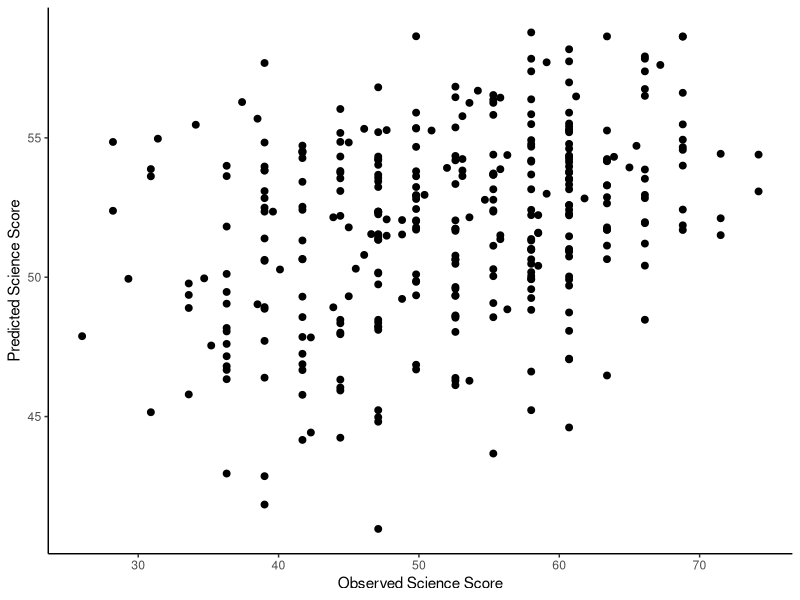
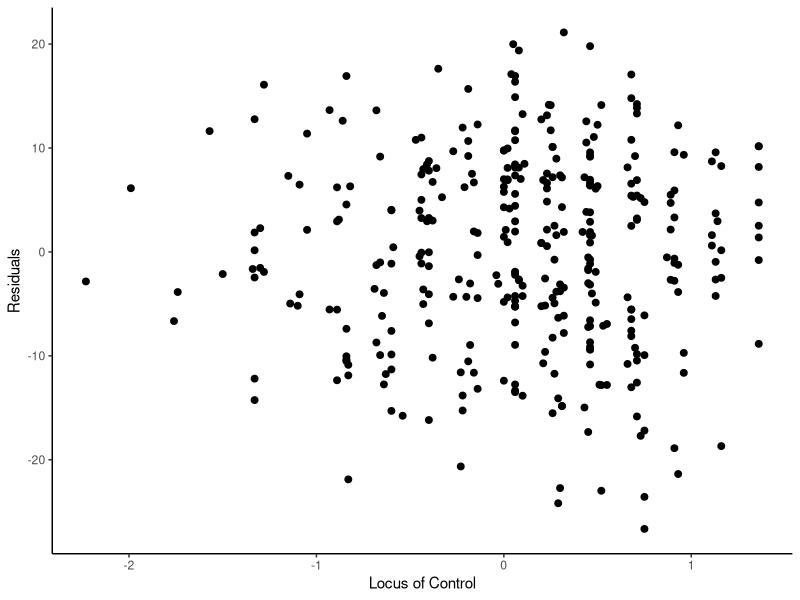
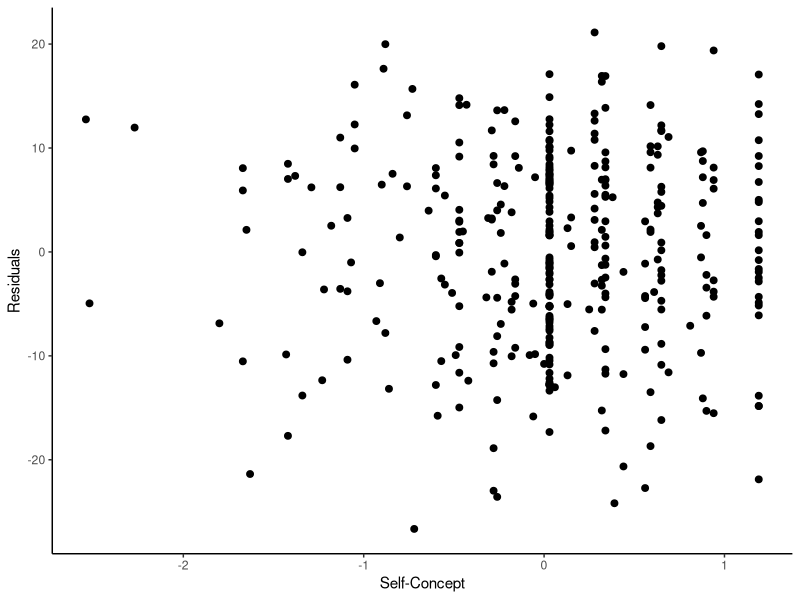
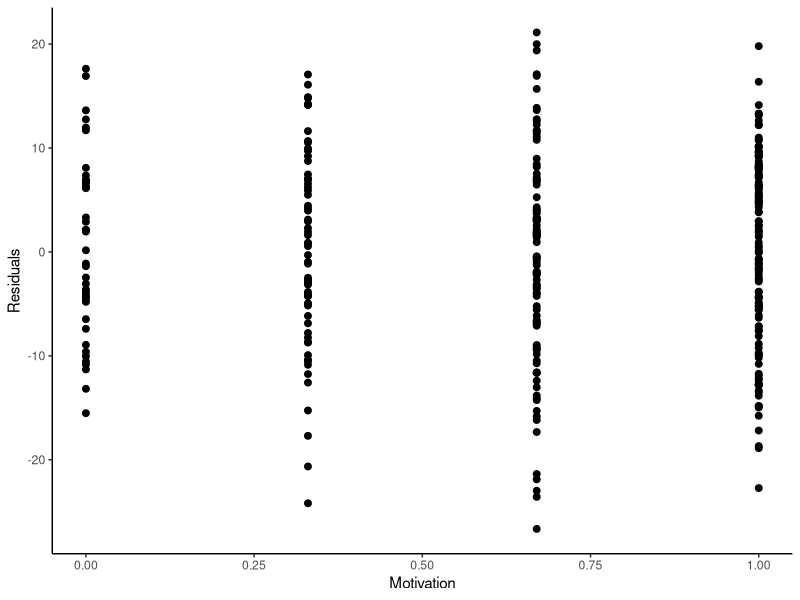
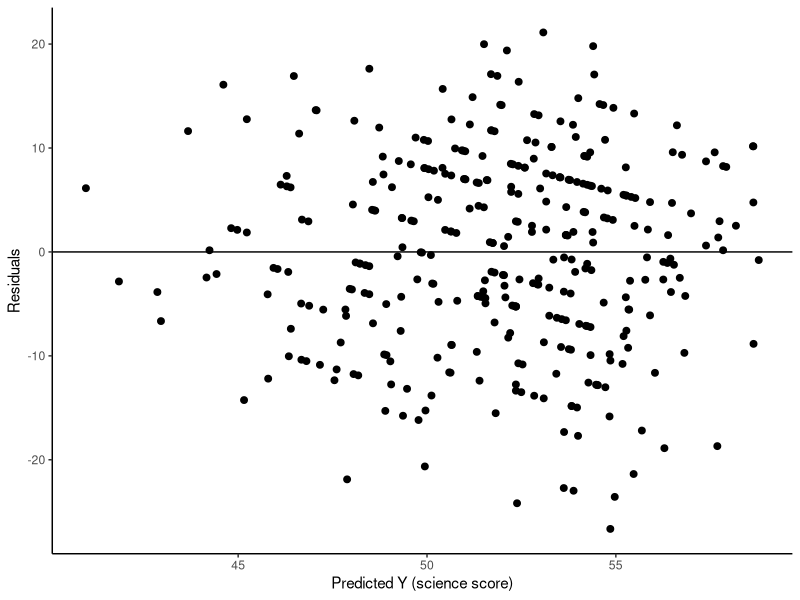
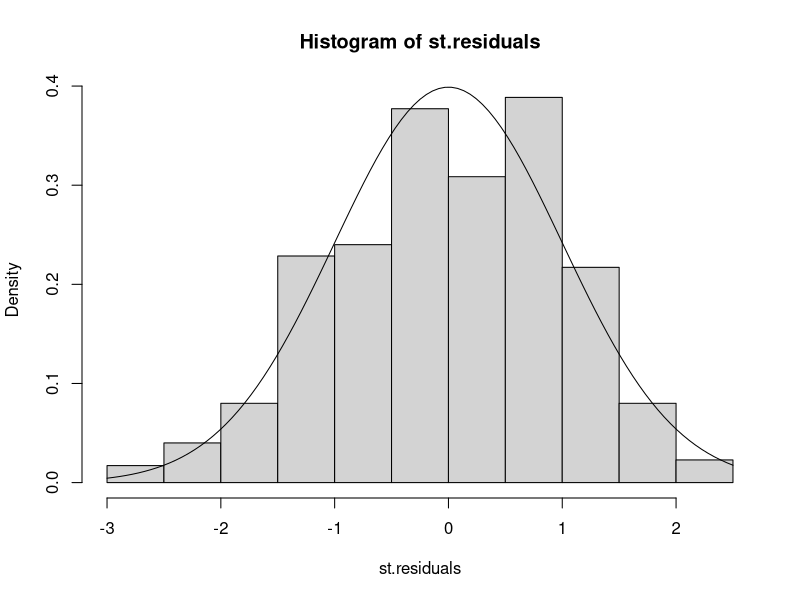
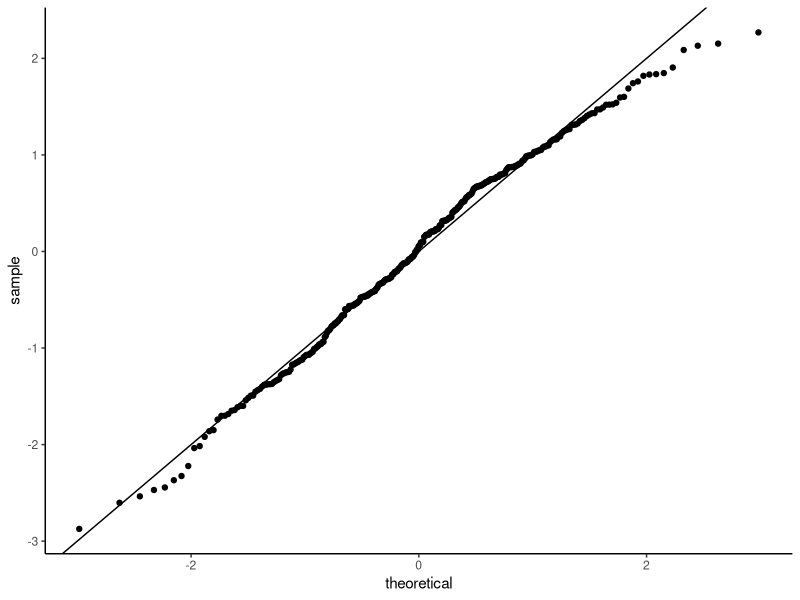

Recreate these plots in R, in order.
## ---- chunk 1
chooseCRANmirror(graphics=FALSE, ind=1)
install.packages("knitr")
knitr::opts_chunk$set(echo = TRUE)
knitr::opts_chunk$set(dev = 'pdf')
install.packages("ggplot2")
library(ggplot2)
install.packages("car", dependencies=TRUE)
install.packages("pls")
library(pls)
library(car) 
library(MASS)

## ---- chunk 2
getwd()
setwd("C:/Users/ahmadi/Documents/Courses/EDMS646/EDMS646_Spring_2017/Hwk3")
hsb1.data <- read.table ("HSB1.csv", header = TRUE, na.strings="-99", sep = ",")
summary(hsb1.data)
head(hsb1.data)
tail(hsb1.data)
## ---- chunk 3
hsb1.lm <- lm(science~locus + concept + mot, data=hsb1.data)
summary(hsb1.lm)
names(hsb1.lm)
## ---- chunk 4
anova(hsb1.lm)
## ---- chunk 5


#plot: Observed Y vs predicted Y 
ggplot(hsb1.data, aes(science, fitted.values(hsb1.lm)))+ geom_point(size = 2) + xlab("Observed Science Score") + ylab("Predicted Science Score") +
   theme(
        panel.grid.major = element_blank(),
        panel.grid.minor = element_blank(),
        panel.background = element_blank(),
        panel.border = element_blank(),
        axis.line = element_line(),
        axis.ticks = element_line(),
     )

#Plot: Residuals vs X
ggplot(hsb1.data, aes(locus, residuals(hsb1.lm)))+ geom_point(size = 2) + xlab("Locus of Control") + ylab("Residuals") +
   theme(
        panel.grid.major = element_blank(),
        panel.grid.minor = element_blank(),
        panel.background = element_blank(),
        panel.border = element_blank(),
        axis.line = element_line(),
        axis.ticks = element_line(),
     )

ggplot(hsb1.data, aes(concept, residuals(hsb1.lm)))+ geom_point(size = 2) + xlab("Self-Concept") + ylab("Residuals") +
   theme(
        panel.grid.major = element_blank(),
        panel.grid.minor = element_blank(),
        panel.background = element_blank(),
        panel.border = element_blank(),
        axis.line = element_line(),
        axis.ticks = element_line(),
     )

ggplot(hsb1.data, aes(mot, residuals(hsb1.lm)))+ geom_point(size = 2) + xlab("Motivation") + ylab("Residuals") +
   theme(
        panel.grid.major = element_blank(),
        panel.grid.minor = element_blank(),
        panel.background = element_blank(),
        panel.border = element_blank(),
        axis.line = element_line(),
        axis.ticks = element_line(),
     )

#Plot: Resisulas vs Predicted Y 
ggplot(hsb1.data, aes(fitted.values(hsb1.lm), residuals(hsb1.lm)))+ geom_point(size = 2) + xlab("Predicted Y (science score)") + ylab("Residuals") + geom_hline(yintercept = 0) +
   theme(
        panel.grid.major = element_blank(),
        panel.grid.minor = element_blank(),
        panel.background = element_blank(),
        panel.border = element_blank(),
        axis.line = element_line(),
        axis.ticks = element_line(),
     )



# getting stadardized residuals
st.residuals <- stdres(hsb1.lm)
# create residuals hist 
hist(st.residuals, freq = FALSE)
curve(dnorm, add = TRUE)

# create PP plot
ggplot(hsb1.data, aes(sample = st.residuals))+ stat_qq() + geom_abline(intercept = 0, slope = 1) +
   theme(
        panel.grid.major = element_blank(),
        panel.grid.minor = element_blank(),
        panel.background = element_blank(),
        panel.border = element_blank(),
        axis.line = element_line(),
        axis.ticks = element_line(),
     )
